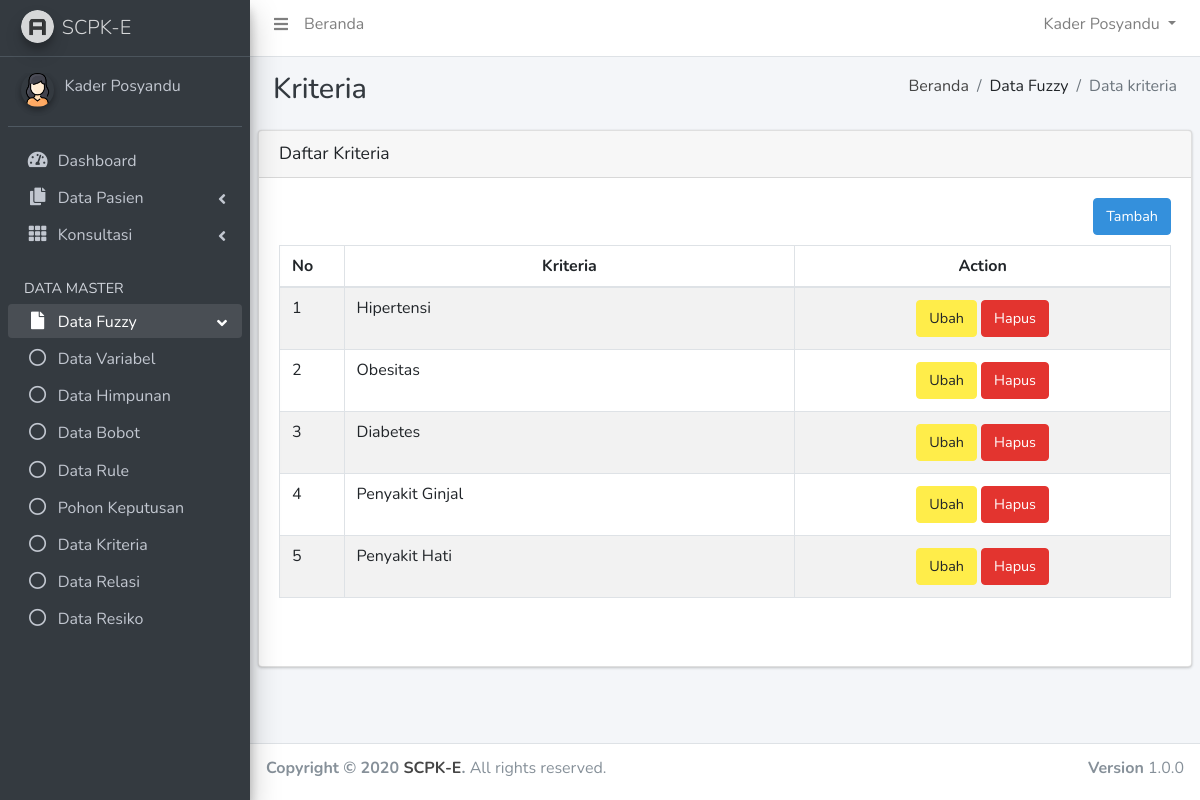
Screenshot of /scpk-e/?page=kriteria (signed in) with the database file from the repository.
### tables this page shows
CREATE TABLE `kriteria` (
  `id_kriteria` int(2) NOT NULL,
  `kriteria` varchar(30) NOT NULL
);

### scpk-e/config/koneksi.php (called while the page is built, shortened)
<?php
function querydb($query)
{
	$result=mysql_query($query) or die ("gagal melakukan Query=$query");
	return $result;
}
?>

### scpk-e/list_kriteria.php (the view, shortened to what this page needs)
<div class="content-header">
    <div class="container-fluid">
        <div class="row mb-2">
            <div class="col-sm-6">
                <h1 class="m-0 text-dark">Kriteria</h1>
            </div>
            <div class="col-sm-6">
                <ol class="breadcrumb float-sm-right">
                    <li class="breadcrumb-item"><a href="?page=home">Beranda</a></li>
                    <li class="breadcrumb-item">Data Fuzzy</li>
                    <li class="breadcrumb-item active">Data kriteria</li>
                </ol>
            </div>
        </div>
    </div>
</div>
<section class="content">
	<div class="row">
		<div class="col-12">
			<div class="card">
				<div class="card-header">
					<h2 class="card-title" style="margin-bottom: 1px;">Daftar Kriteria</h2>
				</div>
				<div class="card-body">
					<div style="float: right;">
						<a href="?page=kriteria-input&stat=tambah" class="btn btn-primary"><i class="icon ion-android-add-circle"></i> Tambah</a>
					</div>
					<?php
						$pg = (int)(!isset($_GET["pg"]) ? 1 : @$_GET["pg"]);
						$limit = 10;
						$startpoint = ($pg * $limit) - $limit;
						$no=$startpoint;
						$hquery=querydb("SELECT * FROM kriteria ORDER BY id_kriteria ASC LIMIT {$startpoint}, {$limit}");
					?>
					<div style="clear:both; height:10px;"></div>
					<div class="form-style-2">
						<form method="post">
							<table class="table table-striped table-bordered" width="100%" border="0" cellspacing="0" cellpadding="4">
								<thead class="cf">
									<tr>
										<th width="3%">No</th>
										<th width="30%" style="text-align:center">Kriteria</th>
										<th width="25%" style="text-align:center">Action</th>
									</tr>
								</thead>
								<tbody>
								<?php
									while($data=mysql_fetch_assoc($hquery)) {
										$no++;
								?>
									<tr>
										<td><?php echo $no; ?></td>
										<td><?php echo $data['kriteria']; ?></td>
										<td width="5%" style="text-align:center;">
											<a href="?page=kriteria-input&stat=ubah&id=<?php echo $data['id_kriteria']; ?>" class="btn btn-warning"><i class="icon ion-android-create"></i> Ubah</a>
											<a style="color:white" class="btn btn-danger" onclick="konfirmasi<?php echo $data['id_kriteria']; ?>()"><i class="icon ion-trash-a"></i> Hapus</a>
										</td>
									</tr>
									<?php } if(@$_GET['con']!="") { ?>
									<tr>
										<td colspan="8" style="color:#360; font-weight:600; font-size:14px;">
										<?php
										if(@$_GET['con']==1) { echo "Data berhasil ditambahkan."; }
										elseif(@$_GET['con']==2) { echo "Data berhasil diubah."; }
										elseif(@$_GET['con']==3) { echo "Data berhasil dihapus."; }
										?>
									</tr>
									<?php } ?>
								</tbody>
							</table>
							<br />
							<br />
						</form>
					</div>
				</div>
			</div>
		</div>
	</div>
</section>

### rows the page displays
kriteria: kriteria "Hipertensi"
kriteria: kriteria "Obesitas"
kriteria: kriteria "Diabetes"
kriteria: kriteria "Penyakit Ginjal"
kriteria: kriteria "Penyakit Hati"
